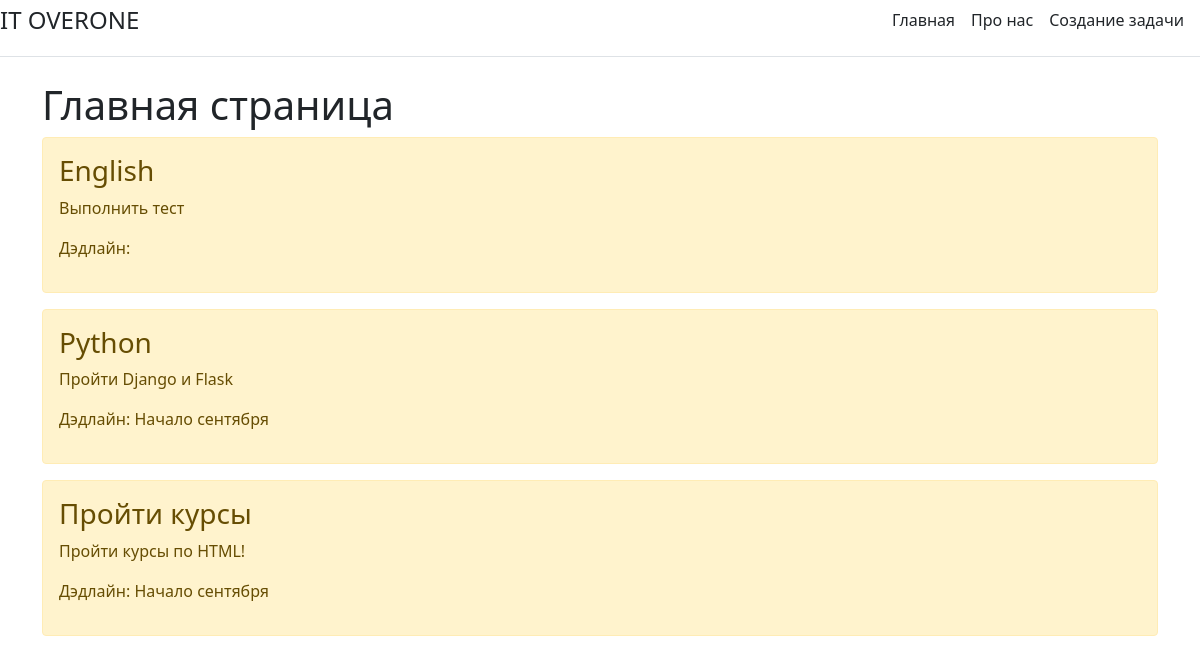
The app's page /, older data.
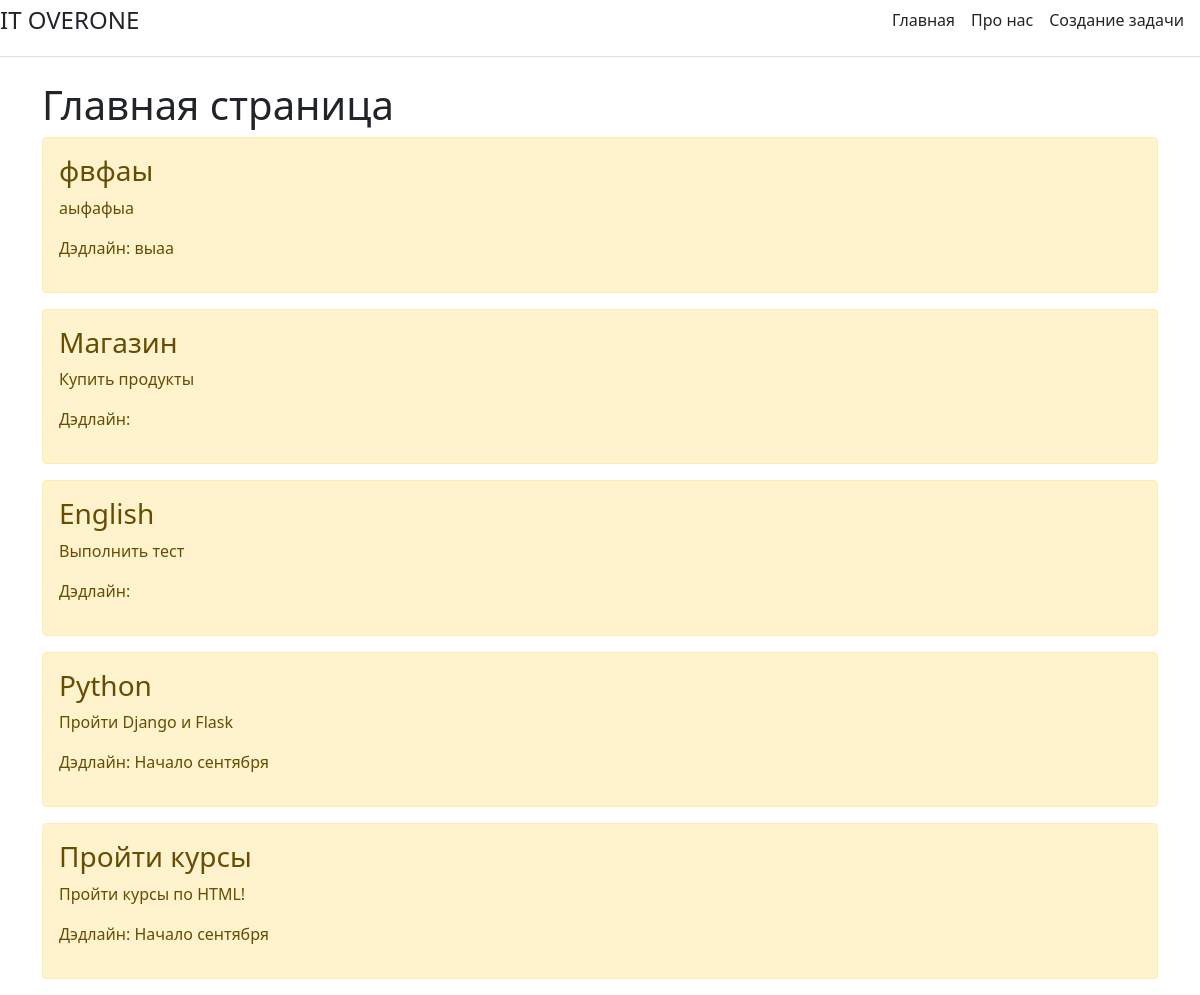
The same page, newer data.
### main/models.py (models this page shows, shortened)
class Task(models.Model):
    title = models.CharField('Название', max_length=50)
    task = models.TextField('Описание')
    deadline = models.CharField('Дэдлайн', max_length=100)

### main/views.py (the view)
# urls.py: path('', views.index, name='home'),
def index(request):
    tasks = Task.objects.order_by('-id')
    return render(request, 'index.html', {'title': 'Главная страница сайта', 'tasks': tasks})

### main/templates/index.html (shortened to what this page needs)
{% extends 'base.html' %}
{% block content %}
<h1>Главная страница</h1>
{% if tasks %}
{% for el in tasks %}
<div class="alert alert-warning mt-2">
    <h3>{{el.title}}</h3>
    <p>{{el.task}}</p>
    <p>Дэдлайн: {{el.deadline}}</p>
</div>
{% endfor %}
{% else %}
    <p> Ничего не найдено! </p>
{% endif %}
{% endblock %}

Row changes from the older to the newer data that the page shows:
added Task: title "фвфаы", task "аыфафыа", deadline "выаа"
added Task: title "Магазин", task "Купить продукты"
